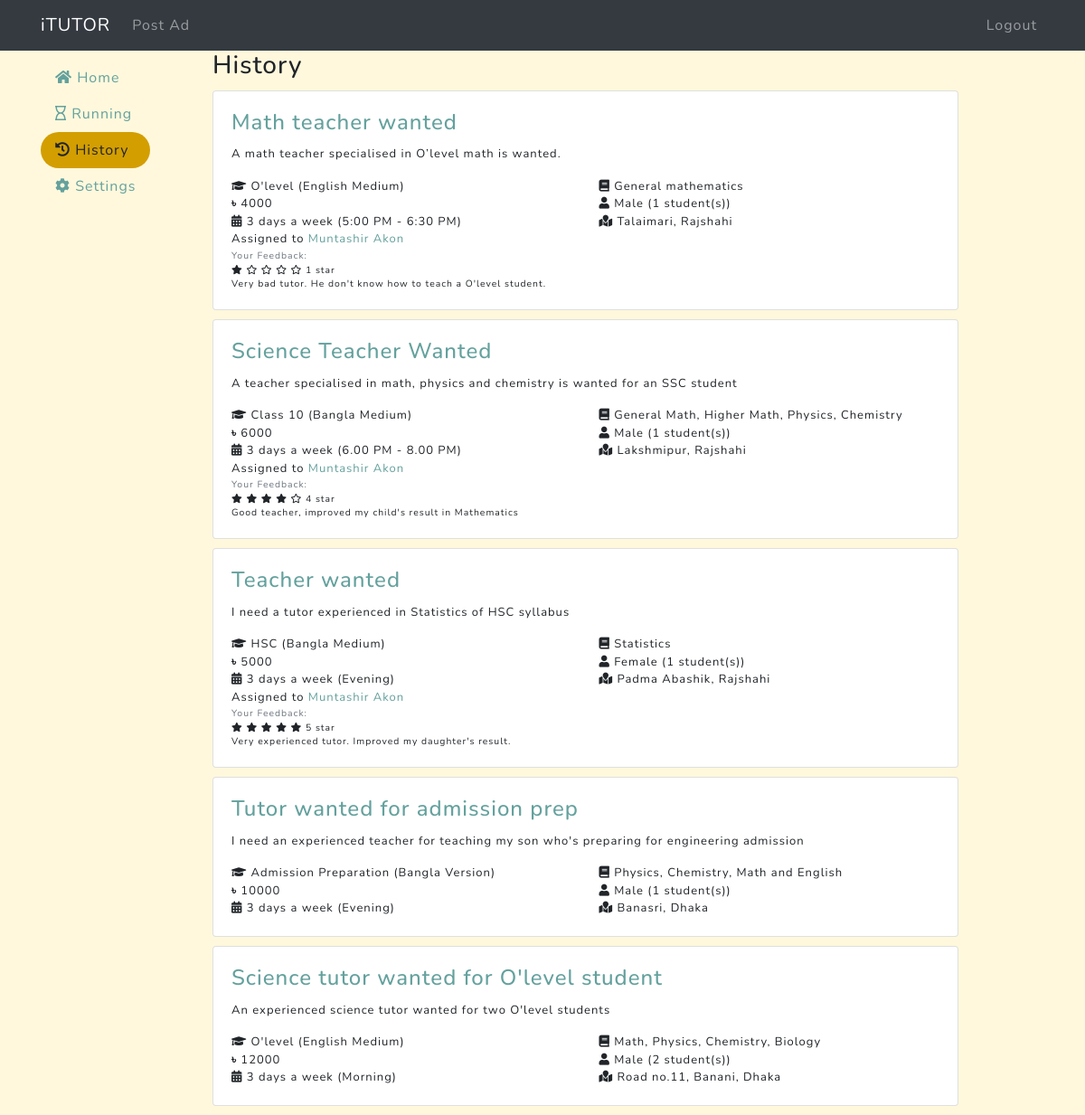
Screenshot of /client/history/ (signed in) with the database file from the repository.
### tuition/models.py (models this page shows, shortened)
class Ad(models.Model):
    ad_time = models.DateTimeField(auto_now=True, verbose_name='Ad time')
    title = models.CharField(max_length=1000, null=False, verbose_name='Title')
    description = models.TextField(verbose_name='Description')
    subjects = models.CharField(max_length=1000, null=False, verbose_name='Subjects')
    type = models.CharField(max_length=200, null=False, verbose_name='Type')
    grade = models.CharField(max_length=200, null=False, verbose_name='Class')
    gender = models.CharField(max_length=20, verbose_name='Gender')
    pref_gender = models.CharField(max_length=20, verbose_name='Preferred Gender')
    std_count = models.IntegerField(verbose_name='Student Count')
    time = models.CharField(max_length=200, verbose_name='Teaching Time')
    days = models.IntegerField(null=False, verbose_name='How many days a week')
    location = models.CharField(max_length=1000, null=False, verbose_name='Location')
    salary = models.IntegerField(null=False, verbose_name='Monthly Salary')
    client = models.ForeignKey(User, on_delete=models.CASCADE)
    taken = models.BooleanField(default=False, verbose_name='Taken')  # Whether the job is taken
    timeout = models.DateTimeField(null=False, verbose_name='Run This Ad Until')  # The Ad will be available until that time

### users/models.py (models this page shows, shortened)
class User(AbstractBaseUser):
    email = models.EmailField(
        verbose_name='Email address',
        max_length=255,
        unique=True,
    )
    is_active = models.BooleanField(default=True)
    is_admin = models.BooleanField(default=False)
    is_client = models.BooleanField(default=False)
    is_tutor = models.BooleanField(default=False)
    name = models.CharField(max_length=100, null=False, verbose_name='Full name')
    bio = models.CharField(max_length=1000, verbose_name='Bio')
    location = models.CharField(max_length=1000, verbose_name='Location')
    gender = models.CharField(max_length=20, verbose_name='Gender')
    title = models.CharField(max_length=1000, verbose_name='Overview title')  # Overview title
    overview = models.TextField(verbose_name='Overview')
    expertise = models.CharField(max_length=1000, verbose_name='Expertise')
    profile_img = models.TextField(verbose_name='Profile Image', blank=True)
    USERNAME_FIELD = 'email'
    REQUIRED_FIELDS = ['name']
    objects = UserManager()

### client/models.py (models this page shows, shortened)
class ClientFeedback(models.Model):
    ad = models.ForeignKey(Ad, on_delete=models.CASCADE)
    rating = models.IntegerField(verbose_name='Rating')
    feedback = models.TextField(verbose_name='Feedback')

### client/decorators.py (the view)
    def wrapper(request, *args, **kwargs):
        decorated_view_func = login_required(request)
        if not decorated_view_func.user.is_authenticated:
            messages.warning(request, 'Please login first')
            return redirect('login-page')
        if not request.user.is_client:
            return redirect('home-page')
        else:
            return function(request, *args, **kwargs)

### client/views.py (called while the page is built)
@client_required
def history(request):
    archived_list = []
    archived_jobs = Assignee.objects.filter(to_date__lte=timezone.now(), ad__client=request.user)
    for obj in archived_jobs:
        archived_list.append(obj.ad)
    timed_out_ads = Ad.objects.filter(timeout__lte=timezone.now(), taken=False, client=request.user)
    for obj in timed_out_ads:
        archived_list.append(obj)
    return render(request, 'client/history.html', context={
        'feed_archive': get_feed_list(request, archived_list),
        'client_history': 'active',
        'show_feedback': True,
        'display_url': True,
        'show_assignee': True,
        'whos_feedback': 'Your',
    })

def get_feed(request, ad):
    _feedback = ClientFeedback.objects.filter(ad=ad)
    return {
        'ad': ad,
        'pk': ad.pk,
        'title': ad.title,
        'description': ad.description,
        'grade': ad.grade,
        'type': ad.type,
        'subjects': ad.subjects,
        'salary': ad.salary,
        'gender': ad.gender,
        'std_count': ad.std_count,
        'days': ad.days,
        'time': ad.time,
        'location': ad.location,
        'client': ad.client,
        'proposals': ad.proposal_set.count(),
        'feedback': _feedback[0] if _feedback.exists() else False,
    }

def get_feed_list(request, ads):
    ad_list = []
    for ad in ads:
        ad_list.append(get_feed(request, ad))
    return ad_list

### client/templates/client/history.html
{% extends 'client/base_client.html' %}
{% block content %}
    <div class="history">
      <h3>History</h3>
      {% if feed_archive|length %}
      {% for feed in feed_archive %}
        {% include 'client/single_ad.inc.html' %}
      {% endfor %}
      {% else %}
        <p>No history found.</p>
      {% endif %}
    </div>
{% endblock %}

### client/templates/client/single_ad.inc.html (shortened to what this page needs)
{% if feed.proposals and show_applicant_number %}
<div class="ad border-info card" style="border-top-width: thick;">
  <div class="bg-info card-text text-light" style="padding: 0 10px;">
    {{ feed.proposals }} applicant(s)
  </div>
{% else %}
<div class="ad card">
{% endif %}
  <div class="card-body">
    <h4 class="card-title">
    {% if display_url %}
        <a class="card-link" href="{% url 'client-applicants' feed.pk %}">{{ feed.title }}</a>
    {% else %}
        {{ feed.title }}
    {% endif %}
    </h4>
    <p class="card-text">{{ feed.description }}</p>
    <div class="row">
      <div class="col-md-6" title="Class and medium"><i class="fa fa-graduation-cap"></i> {{ feed.grade }} ({{ feed.type }})</div>
      <div class="col-md-6" title="Subjects"><i class="fa fa-book"></i> {{ feed.subjects }}</div>
    </div>
    <div class="row">
      <div class="col-md-6" title="Monthly salary"><i class="fa">৳</i> {{ feed.salary }}</div>
      <div class="col-md-6" title="Student gender and count"><i class="fa fa-user"></i> {{ feed.gender }} ({{ feed.std_count }} student(s))</div>
    </div>
    <div class="row">
      <div class="col-md-6" title="Date and time">
        <i class="fa fa-calendar-alt"></i>
        {{ feed.days }} days a week
        {% if feed.time %}
            ({{ feed.time }})
        {% endif %}
      </div>
      <div class="col-md-6" title="Location"><i class="fa fa-map-marked"></i> {{ feed.location }}</div>
    </div>
    {% with taken=feed.ad.taken %}
    {% if taken and show_assignee %}
      {% with assignee=feed.ad.assignee_set.first.tutor %}
        <div class="card-text">Assigned to <a href="{% url 'client-profile' assignee.pk %}" >{{ assignee.name }}</a></div>
      {% endwith %}
    {% endif %}
    {% if taken and show_feedback %}
      {% if not feed.feedback %}
        <a href="{% url 'client-feedback' feed.pk %}" class="btn btn-dark btn-small m-1">Provide feedback</a>
      {% else %}
        {% with feedback=feed.feedback %}
          {% include 'tutor/feedback.inc.html' %}
        {% endwith %}
      {% endif %}
    {% endif %}
    {% endwith %}
  </div>
</div>

### tutor/templates/tutor/feedback.inc.html
<p class="card-text small">
  <span class="text-muted">{{ whos_feedback }} Feedback:</span><br>
  {% with ''|center:feedback.rating as range %}
  {% for _ in range %}
    <i class="fas fa-star"></i>
  {% endfor %}
  {% endwith %}
  {% with inv_rating=-5|add:feedback.rating %}
  {% widthratio inv_rating 1 -1 as inv_rating_p %}
  {% with ''|center:inv_rating_p as range %}
  {% for _ in range %}
    <i class="far fa-star"></i>
  {% endfor %}
  {% endwith %}
  {% endwith %}
  {{ feedback.rating }} star<br>
  {{ feedback.feedback }}</p>

### rows the page displays
Ad: title "Math teacher wanted", description "A math teacher specialised in O’level math is wanted.", grade "O'level", type "English Medium", subjects "General mathematics", salary "4000", gender "Male", std_count "1", days "3", time "5:00 PM - 6:30 PM", location "Talaimari, Rajshahi", ad.assignee_set.first.tutor.name "Muntashir Akon", whos_feedback "Your", taken True (drawn), feedback.rating "1", feedback.feedback "Very bad tutor. He don't know how to teach a O'level student."
Ad: title "Science Teacher Wanted", description "A teacher specialised in math, physics and chemistry is wanted for an SSC student", grade "Class 10", type "Bangla Medium", subjects "General Math, Higher Math, Physics, Chemistry", salary "6000", gender "Male", std_count "1", days "3", time "6.00 PM - 8.00 PM", location "Lakshmipur, Rajshahi", ad.assignee_set.first.tutor.name "Muntashir Akon", whos_feedback "Your", taken True (drawn), feedback.rating "4", feedback.feedback "Good teacher, improved my child's result in Mathematics"
Ad: title "Teacher wanted", description "I need a tutor experienced in Statistics of HSC syllabus", grade "HSC", type "Bangla Medium", subjects "Statistics", salary "5000", gender "Female", std_count "1", days "3", time "Evening", location "Padma Abashik, Rajshahi", ad.assignee_set.first.tutor.name "Muntashir Akon", whos_feedback "Your", taken True (drawn), feedback.rating "5", feedback.feedback "Very experienced tutor. Improved my daughter's result."
Ad: title "Tutor wanted for admission prep", description "I need an experienced teacher for teaching my son who's preparing for engineering admission", grade "Admission Preparation", type "Bangla Version", subjects "Physics, Chemistry, Math and English", salary "10000", gender "Male", std_count "1", days "3", time "Evening", location "Banasri, Dhaka"
Ad: title "Science tutor wanted for O'level student", description "An experienced science tutor wanted for two O'level students", grade "O'level", type "English Medium", subjects "Math, Physics, Chemistry, Biology", salary "12000", gender "Male", std_count "2", days "3", time "Morning", location "Road no.11, Banani, Dhaka"
